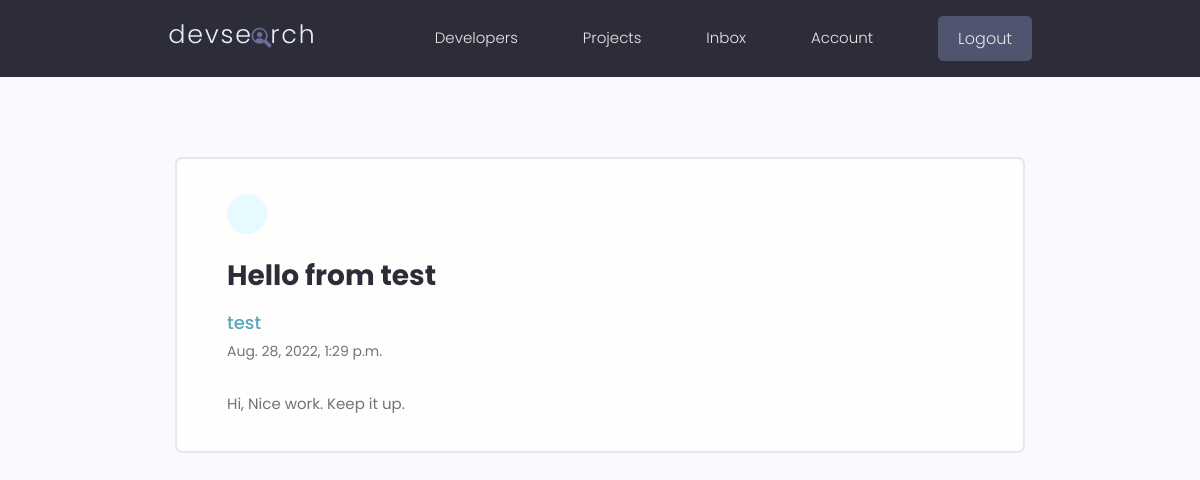
/message/371be008-71c7-4cf3-9911-876328778cee/ (signed in), run on the app's committed database.
### users/models.py (models this page shows, shortened)
class Message(models.Model):
    sender = models.ForeignKey(
        Profile, on_delete=models.SET_NULL, null=True, blank=True)
    recipient = models.ForeignKey(
        Profile, on_delete=models.SET_NULL, null=True, blank=True, related_name="messages")
    name = models.CharField(max_length=200, null=True, blank=True)
    email = models.EmailField(null=True, blank=True)
    subject = models.CharField(max_length=200, null=True, blank=True)
    body = models.TextField()
    is_read = models.BooleanField(default=False, null=True)
    created = models.DateTimeField(auto_now_add=True)
    id = models.UUIDField(default=uuid.uuid4, unique=True,
                          primary_key=True, editable=False)
    class Meta:
        ordering = ['is_read', '-created']

class Profile(models.Model):
    user = models.OneToOneField(
        User, on_delete=models.CASCADE, null=True, blank=True)
    name = models.CharField(max_length=200, null=True, blank=True)
    email = models.EmailField(max_length=200, null=True, blank=True)
    username = models.CharField(max_length=200, null=True, blank=True)
    location = models.CharField(max_length=200, null=True, blank=True)
    short_intro = models.CharField(max_length=200, null=True, blank=True)
    bio = models.TextField(blank=True, null=True)
    profile_image = models.ImageField(
        null=True, blank=True, upload_to='profiles/', default="profiles/user-default.png")
    social_github = models.CharField(max_length=200, null=True, blank=True)
    social_twitter = models.CharField(max_length=200, null=True, blank=True)
    social_linkedin = models.CharField(max_length=200, null=True, blank=True)
    social_youtube = models.CharField(max_length=200, null=True, blank=True)
    social_website = models.CharField(max_length=200, null=True, blank=True)
    created = models.DateTimeField(auto_now_add=True)
    id = models.UUIDField(default=uuid.uuid4, unique=True,
                          primary_key=True, editable=False)
    def __str__(self) -> str:
        return str(self.user.username)

### users/views.py (the view)
# urls.py: path('message/<str:pk>/', views.viewMessage, name='message'),
@login_required(login_url='login')
def viewMessage(request, pk):
    profile = request.user.profile
    message = profile.messages.get(id=pk)
    if message.is_read == False:
        message.is_read = True
        message.save()
    context = {'message': message}
    return render(request, 'users/message.html', context)

### users/templates/users/message.html (shortened to what this page needs)
{% extends 'main.html' %}
{% load static %}
 {% block content %}
  <main class="messagePage my-xl">
    <div class="content-box">
      <div class="message">
        <a class="backButton" href="{% url 'inbox' %}"></a>
        <h2 class="message__subject">{{message.subject}}</h4>
          <a href="profile.html" class="message__author">{{message.sender}}</a>
          <p class="message__date">{{message.created}}</p>
          <div class="message__body">
            {{message.body|linebreaksbr}}
          </div>
      </div>
    </div>
  </main>
  {% endblock %}

### static/styles/app.css (style rules this page uses)
:root { --color-sub: #2d2d39; }
.content-box { width: 95%; max-width: 85rem; margin: 0 auto; }
.message { padding: 2.5rem 0; }
.message > a { display: flex; gap: 1rem; }
.message__author, .message__date { flex-basis: 25%; }
.message__subject { flex-basis: 50%; }
.message__date { text-align: right; }
.messagePage .message { list-style: none; background: var(--color-white); padding: 3.5rem 5rem; border: 2px solid var(--color-light); border-radius: 0.7rem; }
.messagePage .message__subject { font-size: 2.8rem; color: var(--color-sub); margin-bottom: 1rem; margin-top: 2rem; }
.messagePage .message__author { font-size: 1.8rem; font-weight: 500; }
.messagePage .message__date { font-size: 1.4rem; font-weight: 400; text-align: left; margin-bottom: 3rem; }
.backButton { background: var(--color-main-light); color: var(--color-main); width: 4rem; height: 4rem; display: flex; align-items: center; justify-content: center; border-radius: 50%; }

### static/uikit/styles/modules/_variables.css (style rules this page uses)
:root { --color-main: #5aa5b9; --color-main-light: #e6faff; --color-sub: #3f4156; --color-sub-light: #51546e; --color-sub-lighter: #ededfd; --color-text: #737373; --color-gray: #8b8b8b; --color-light: #e5e7eb; --color-light-gray: #767676; --color-bg: #f8fafd; --color-white: #fffefd; --color-white-light: #f3f3f3; --color-success: #359e64; --color-success-bg: #def8e8; --color-error: #fc4b0b; --color-error-bg: #fff2ee; --font-base: 'Poppins', arial, helvetica, 'Segoe UI', roboto, ubuntu, sans-serif; --font-monospace: 'Fira Code', 'Courier New', courier, monospace; --font-regular: 300; --font-medium: 500; --font-bold: 700; --generic-shadow: 1px 1px 5px #00000010; --generic-transition: all 0.3s ease-in-out; }

### static/uikit/styles/modules/_base.css (style rules this page uses)
* { margin: 0; padding: 0; box-sizing: border-box; text-rendering: optimizeLegibility; color: inherit; font-size: inherit; }
html { font-size: 50%; }
@media only screen and (min-width: 480px) { html { font-size: 56.25%; } }
@media only screen and (min-width: 1200px) { html { font-size: 62.5%; } }
body { line-height: 1.6; font-weight: 400; font-size: 1.5rem; color: var(--color-text); background-color: var(--color-bg); min-height: 100vh; }

### static/uikit/styles/modules/_typography.css (style rules this page uses)
* { font-family: var(--font-base); }
h2 { font-size: 3.6rem; font-weight: var(--font-bold); }
p, span, strong { font-size: 1.6rem; color: var(--color-text); font-weight: var(--font-regular); }
a { padding-bottom: 2px; text-decoration: none; display: inline-block; color: var(--color-main); font-weight: var(--font-medium); }

### static/uikit/styles/modules/_utilities.css (style rules this page uses)
.my-xl { margin: 8rem auto; }

### data on the page
Message: subject "Hello from test", sender "test", created "Aug. 28, 2022, 1:29 p.m.", body "Hi, Nice work. Keep it up."
